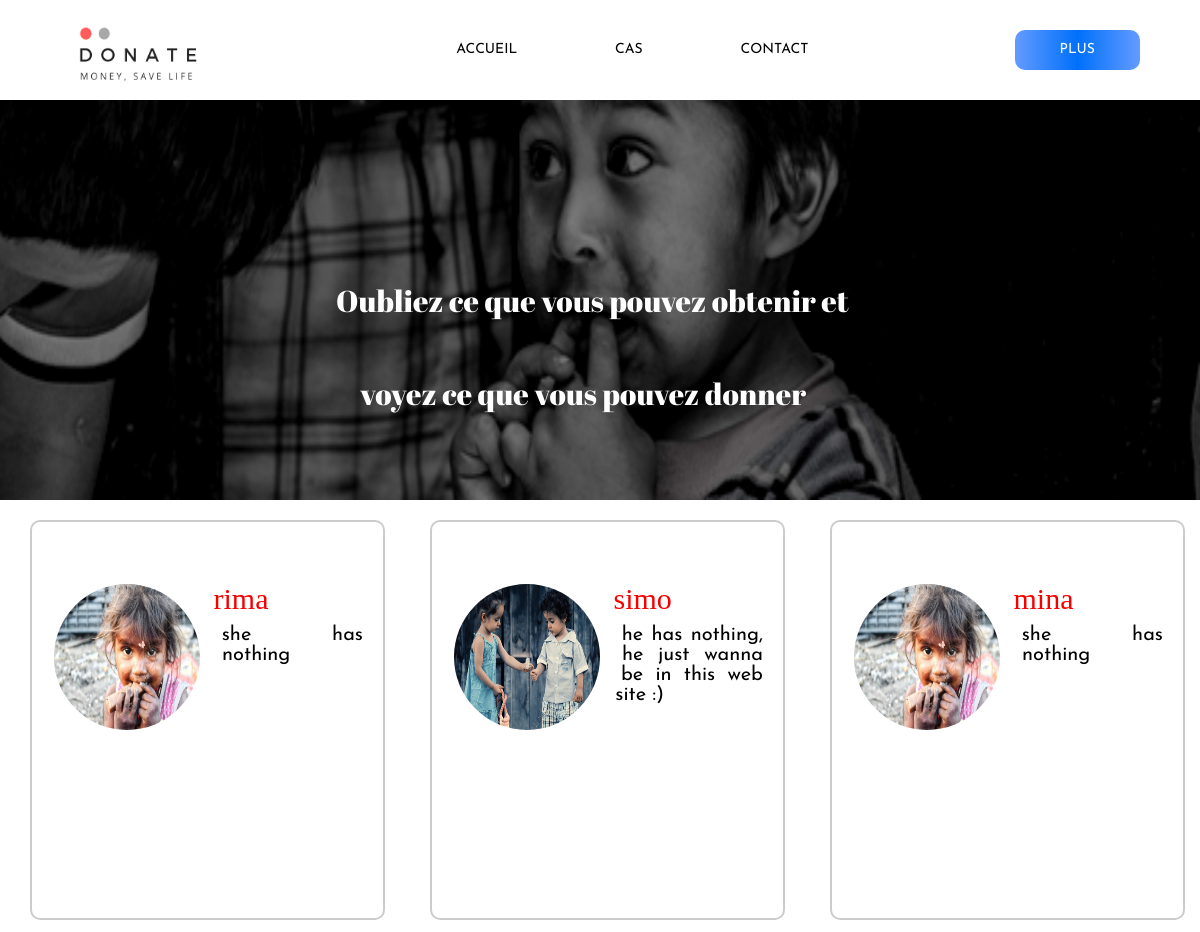
Screenshot of /case.php with the database file from the repository.
### tables this page shows
CREATE TABLE IF NOT EXISTS `annance` (
  `idC` int(11) NOT NULL AUTO_INCREMENT,
  `NomC` varchar(255) NOT NULL,
  `description` varchar(255) NOT NULL,
  `image` varchar(255) NOT NULL,
  PRIMARY KEY (`idC`)
);

### case.php (the view, shortened to what this page needs)
<?php
    $database_name = "pfe1";
    $con = mysqli_connect("localhost", "root", "", $database_name);
    ?>
    <!doctype html>
<html>
<head>
   <link rel="stylesheet" type="text/css" href="headerU.css">
<link rel="stylesheet" type="text/css" href="cases.css">
<link href="https://maxcdn.bootstrapcdn.com/font-awesome/4.7.0/css/font-awesome.min.css" rel="stylesheet">
<link rel  ="stylesheet" href="https://maxcdn.bootstrapcdn.com/bootstrap/3.3.6/css/bootstrap.min.css" />
</head>
<body>
<header>
    <div class="mainheader">
      <div class="logo">
        <img src="logo.png">
      </div>
      <nav>
        <a href="home.html">accueil</a>
        <a href="case.php">cas</a>
        <a href="#">contact</a>
      </nav>
      <div class="menubtn">
        <a href="learn.html">
          <button>PLUS</button>
        </a>
      </div>
    </div>
    </header>
    <img src="bgg.png" id="bg">
   <p class="text"> Oubliez ce que vous pouvez obtenir et </p></br>
        <p class="pg">  voyez ce que vous pouvez donner </p>
        <?php
            $query = "SELECT * FROM annance ORDER BY idC DESC ";
            $result = mysqli_query($con, $query);
            if (mysqli_num_rows($result) > 0) {
                while ($row = mysqli_fetch_array($result)) {
                    ?>
                    <div class="col-md-4" style="margin-top:20px;margin-bottom:12px;padding-left:30px;">
                     <form method="post" action="">
    <div class="cases" style="border:2px solid #ccc;border-radius: 10px;padding: 20px;height:400px; background:white;";align="center">
      <img src="<?php echo $row["image"]; ?>" class="img"><br />
    <h2 class="text-i" ><?php echo $row["NomC"]; ?></h2>
    <p  class="text-d"><?php echo $row["description"]; ?></p>
</div>
</form>
    </div>
                <?php
                }
            }
            ?>
   </body>
   </html>

### headerU.css (style rules this page uses)
* { margin: 0; padding: 0; box-sizing: border-box; font-family: 'Josefin Sans', sans-serif; }
.mainheader { width: 100%; height: 100px; display: flex; justify-content: space-between; align-items: center; }
.mainheader .logo img { width: 250px; height: 200px; padding-left: 60px; }
.mainheader nav { width: 450px; display: flex; justify-content: space-around; align-items: center; }
.mainheader nav a { text-decoration: none; color: black; text-transform: uppercase; }
.menubtn { margin-right: 60px; }
.mainheader button { padding: 10px 45px; text-align: center; font-size: 14px; color: #fff; border: none; background-image: linear-gradient(to right, #649bff, #0070fa, #649bff); border-radius: 10px; }

### cases.css (style rules this page uses)
#bg { width: 100%; height: 50vh; }
.pg { font-family: 'Abril Fatface', cursive; color: white; font-size: 30px; position: absolute; top: 40%; left: 30%; }
.text { font-family: 'Abril Fatface', cursive; color: white; font-size: 30px; position: absolute; top: 30%; left: 28%; }
.cases .img { width: 150px; height: 150px; border-radius: 50%; float: left; margin: 40px 20px 30px 0; border: 2px solid white; shape-outside: circle(); }
.text-d { text-align: justify; line-height: 20px; color: rgb(0, 0, 0); font-size: 20px; }
.text-i { font-family: Audiowide; color: rgb(247, 0, 0); }

### rows the page displays
annance: image (picture), NomC "rima", description "she has nothing"
annance: image (picture), NomC "simo", description "he has nothing, he just wanna be in this web site :)"
annance: image (picture), NomC "mina", description "she has nothing"
